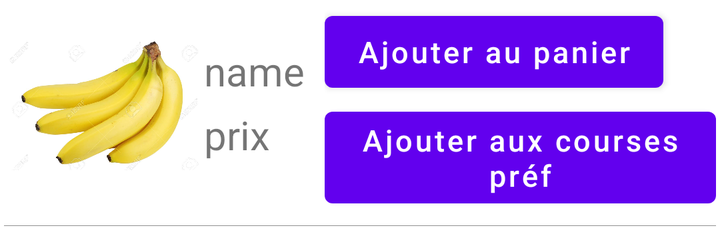
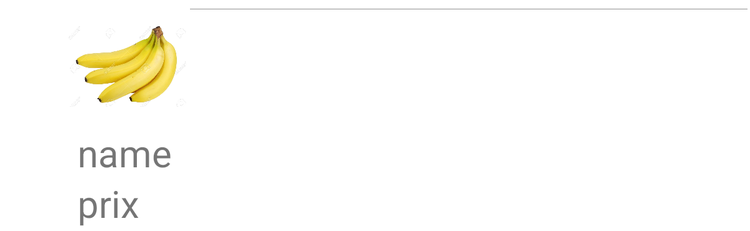

Two renders of one Android screen. The first uses the default layout on a phone; the second uses the alternative layout the repository ships for a different screen configuration, on a matching device. The two XML files are below.
<!-- AndroidManifest.xml: application theme Theme.Aliments -->
<!-- res/layout/row.xml -->
<?xml version="1.0" encoding="utf-8"?>
<LinearLayout
    xmlns:android="http://schemas.android.com/apk/res/android"
    android:layout_width="wrap_content"
    android:layout_height="wrap_content"
    android:orientation="vertical"
    android:padding="2dp">

    <LinearLayout
        android:layout_width="wrap_content"
        android:layout_height="wrap_content"
        android:orientation="horizontal">

        <ImageView
            android:id="@+id/imageView"
            android:layout_width="100dp"
            android:layout_height="100dp"
            android:src="@drawable/banane"
            android:layout_centerHorizontal="true"/>

        <LinearLayout
            android:orientation="vertical"
            android:layout_marginTop="15dp"
            android:layout_width="wrap_content"
            android:layout_height="wrap_content">

            <TextView
                android:layout_width="wrap_content"
                android:layout_height="wrap_content"
                android:id="@+id/nameview"
                android:layout_centerHorizontal="true"
                android:text="name"
                android:textSize="20sp"
                android:layout_marginTop="5dp"/>
            <TextView
                android:layout_width="wrap_content"
                android:layout_height="wrap_content"
                android:id="@+id/priceview"
                android:layout_centerHorizontal="true"
                android:text="prix"
                android:textSize="20sp"
                android:layout_marginTop="5dp"/>

        </LinearLayout>

        <LinearLayout
            android:orientation="vertical"
            android:layout_marginLeft="10dp"
            android:layout_width="wrap_content"
            android:layout_height="wrap_content">

            <Button
                android:id="@+id/ajoutPanier"
                android:textSize="15sp"
                android:textAllCaps="false"
                android:layout_width="wrap_content"
                android:layout_height="wrap_content"
                android:layout_centerHorizontal="true"
                android:text="Ajouter au panier"/>

            <Button
                android:id="@+id/ajout"
                android:textSize="15sp"
                android:textAllCaps="false"
                android:layout_width="wrap_content"
                android:layout_height="wrap_content"
                android:layout_centerHorizontal="true"
                android:text="Ajouter aux courses préf"/>

        </LinearLayout>

    </LinearLayout>

    <View
        android:layout_marginTop="5dp"
        android:layout_width="fill_parent"
        android:layout_height="1px"
        android:background="#FF909090" />
</LinearLayout>
<!-- resources referenced by this layout -->
<resources>
  <!-- drawable banane: jpg bitmap (drawable, 49180 bytes) -->
  <style name="Theme.Aliments" parent="Theme.MaterialComponents.DayNight.DarkActionBar">
          
          <item name="colorPrimary">@color/purple_500</item>
          <item name="colorPrimaryVariant">@color/purple_700</item>
          <item name="colorOnPrimary">@color/white</item>
          
          <item name="colorSecondary">@color/teal_200</item>
          <item name="colorSecondaryVariant">@color/teal_700</item>
          <item name="colorOnSecondary">@color/black</item>
          
          <item name="android:statusBarColor" tools:targetApi="l">?attr/colorPrimaryVariant</item>
          
      </style>
</resources>
<!-- res/layout-sw600dp/row.xml (the repository's variant of the layout above) -->
<!-- drawn on a 7-inch tablet held upright -->
<?xml version="1.0" encoding="utf-8"?>
<LinearLayout
    xmlns:android="http://schemas.android.com/apk/res/android"
    android:layout_width="wrap_content"
    android:layout_height="wrap_content"
    android:orientation="horizontal"
    android:padding="2dp">

    <LinearLayout
        android:layout_width="wrap_content"
        android:layout_height="wrap_content"
        android:orientation="vertical">

        <ImageView
            android:layout_marginLeft="50dp"
            android:id="@+id/imageView"
            android:layout_width="100dp"
            android:layout_height="100dp"
            android:src="@drawable/banane"
            android:layout_centerHorizontal="true"/>

        <LinearLayout
            android:layout_marginLeft="60dp"
            android:orientation="vertical"
            android:layout_width="wrap_content"
            android:layout_height="wrap_content"
            >

            <TextView
                android:layout_width="wrap_content"
                android:layout_height="wrap_content"
                android:id="@+id/nameview"
                android:layout_below="@+id/imageView"
                android:layout_centerHorizontal="true"
                android:text="name"
                android:textSize="30sp"
                />
            <TextView
                android:layout_width="wrap_content"
                android:layout_height="wrap_content"
                android:id="@+id/priceview"

                android:layout_below="@+id/nameview"
                android:layout_centerHorizontal="true"
                android:text="prix"
                android:textSize="30sp"
                />

        </LinearLayout>

   



    </LinearLayout>

    <View
        android:layout_marginTop="5dp"
        android:layout_width="fill_parent"
        android:layout_height="1px"
        android:background="#FF909090" />

</LinearLayout>
